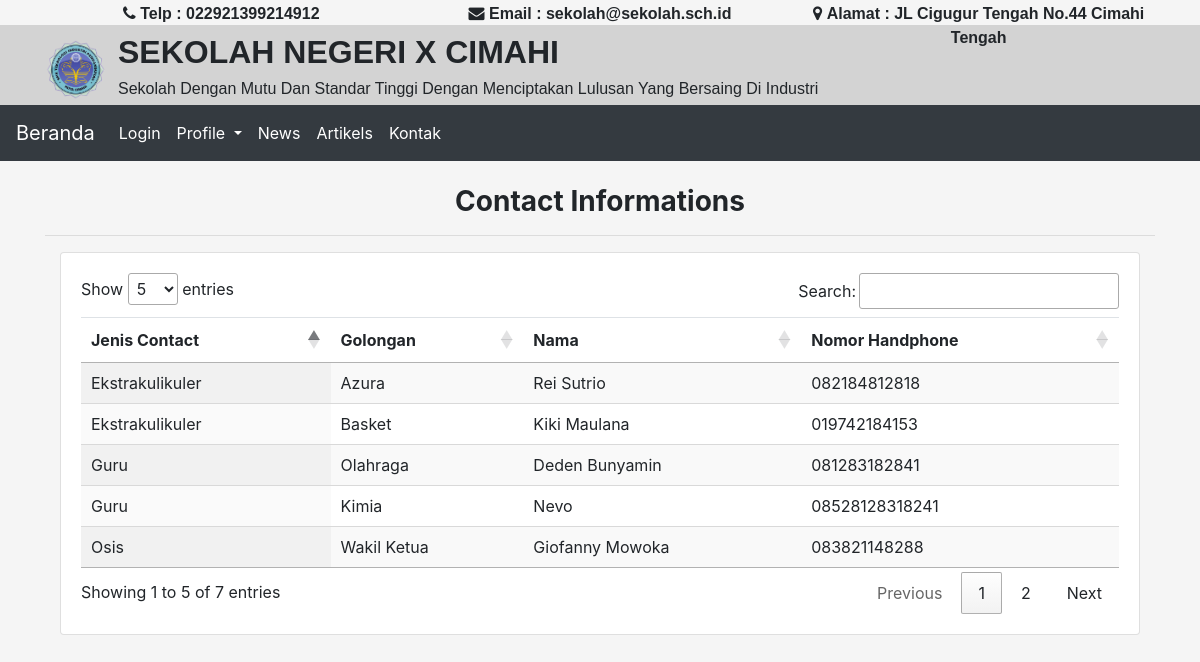
Page /contact/ on the committed database.
### coreApp/models.py (models this page shows, shortened)
class Contact(models.Model):
    JENIS = (
        ('Guru', 'Guru'),
        ('Ekstrakulikuler','Ekstrakulikuler'),
        ('Osis','Osis'),
    )
    jenis_contact = models.CharField(max_length=200, null=True, choices=JENIS)
    nama_jenis = models.CharField(max_length=200, null=True)
    nama = models.CharField(max_length=200, null=True)
    nomor_hp = models.CharField(max_length=200, null=True)

### coreApp/views.py (the view)
# urls.py: path('contact/', views.contact, name='contact'),
def contact(request):
    contact = Contact.objects.all()
    context = {'contact':contact}
    return render(request, 'coreApp/contact.html', context)

### coreApp/templates/coreApp/contact.html (shortened to what this page needs)
{% include 'coreApp/main.html' %}
{% load static %}
{% block content %}
<div class="container">
    <div class="row">
        <div class="col">
            <h3 style="text-align: center;"><strong>Contact Informations</strong></h3>
            <hr>
            <div class="col-md-12">
                <div class="card">
                    <div class="card-body">
                        <table class="table table-stip table-sm display" id="example">
                            <thead>
                                <tr>
                                    <th>Jenis Contact</th>
                                    <th>Golongan</th>
                                    <th>Nama</th>
                                    <th>Nomor Handphone</th>
                                </tr>
                            </thead>
                            <tbody>
                                {% for contact in contact %}
                                <tr>
                                    <td>{{contact.jenis_contact}}</td>
                                    <td>{{contact.nama_jenis}}</td>
                                    <td>{{contact.nama}}</td>
                                    <td>{{contact.nomor_hp}}</td>
                                </tr>
                                {% endfor %}
                            </tbody>
                        </table>
                    </div>
                </div>
            </div>
        </div>
    </div>
</div>
{% endblock content %}

### coreApp/templates/coreApp/main.html (shortened to what this page needs)
<!DOCTYPE html>
<html lang="en">
<head>
    {% load static %}
    <link rel="stylesheet" href="https://stackpath.bootstrapcdn.com/bootstrap/4.3.1/css/bootstrap.min.css">
    <link rel="stylesheet" href="https://stackpath.bootstrapcdn.com/font-awesome/4.7.0/css/font-awesome.min.css">
    <link rel="stylesheet" href="{% static 'css/main.css' %}">
    <link rel="stylesheet" href="{% static 'css/berita.css' %}">
    <link rel="stylesheet" href="{% static 'css/profil-berita.css' %}">
    <link rel="stylesheet" href="https://cdn.datatables.net/1.10.22/css/jquery.dataTables.min.css">
</head>
<body>
    {% include 'coreApp/navbar-title.html' %}
    <br>
</body>
</html>

### coreApp/templates/coreApp/navbar-title.html (shortened to what this page needs)
{% load static %}
<div class="container">
    <div id="nav-slide-1">
        <div class="row" id="nav-row-1">
            <div class="col-sm">
                <p><i class="fa fa-phone" aria-hidden="true"></i>
                    <strong>Telp : 022921399214912</strong></p>
            </div>
            <div class="col-sm">
                <p><i class="fa fa-envelope" aria-hidden="true"></i>
                    <strong>Email : sekolah@sekolah.sch.id</strong></p>
            </div>
            <div class="col-sm">
                <p><i class="fa fa-map-marker" aria-hidden="true"></i>
                    <strong>Alamat : JL Cigugur Tengah No.44 Cimahi Tengah</strong></p>
            </div>
        </div>
    </div>
</div>
<div id="nav-slide-2">
    <div class="container">
        <div id="nav-image-2">
            <table>
                <tr>
                    <th></th>
                    <th></th>
                </tr>
                <tr>
                    <td><img id="image-nav-2" src="{% static 'images/Logo_tip.png' %}" alt="">
                    </td>
                    <td><div id="nav-title">
                        <h2><strong>SEKOLAH NEGERI X CIMAHI</strong></h2>
                        <h6>Sekolah Dengan Mutu Dan Standar Tinggi Dengan Menciptakan Lulusan Yang Bersaing Di Industri</h6>
                    </div></td>
                </tr>
            </table>
        </div>
    </div>
</div>
<nav class="navbar navbar-expand-lg navbar-dark bg-dark">
    <a class="navbar-brand" href="{% url 'home' %}">Beranda</a>
    <div class="collapse navbar-collapse" id="navbarSupportedContent">
    <ul class="navbar-nav mr-auto">
        <li class="nav-item active">
            <a class="nav-link" href="{% url 'login' %}">Login <span class="sr-only">(current)</span></a>
        </li>
        <li class="nav-item active dropdown">
            <a class="nav-link dropdown-toggle" href="#" id="navbarDropdown" role="button" data-toggle="dropdown" aria-haspopup="true" aria-expanded="false">
                Profile
              </a>
        </li>
        <li class="nav-item active">
            <a class="nav-link" href="{% url 'list-berita' %}">News</a>
        </li>
        <li class="nav-item active">
            <a class="nav-link " href="{% url 'list-artikel' %}">Artikels</a>
        </li>
        <li class="nav-item active">
            <a class="nav-link " href="{% url 'contact' %}">Kontak</a>
        </li>
    </ul>
    </div>
</nav>

### static/css/main.css (style rules this page uses)
body { background-color:whitesmoke; }
#nav-slide-1 { height: 25px; background-color: whitesmoke; font-family: sans-serif; font-size: medium; }
#nav-row-1 { text-align: center; justify-content: center; padding: 2px; }
#nav-slide-2 { background-color: #D3D3D3; height: 80px; }
#image-nav-2 { height: 60px; width: 60px; margin-right: 5px; }
#nav-title { margin: auto; padding: 5px; font-family: sans-serif; }

### rows in the picture
Contact: jenis_contact "Osis", nama_jenis "Wakil Ketua", nama "Giofanny Mowoka", nomor_hp "083821148288"
Contact: jenis_contact "Guru", nama_jenis "Olahraga", nama "Deden Bunyamin", nomor_hp "081283182841"
Contact: jenis_contact "Guru", nama_jenis "Kimia", nama "Nevo", nomor_hp "08528128318241"
Contact: jenis_contact "Ekstrakulikuler", nama_jenis "Azura", nama "Rei Sutrio", nomor_hp "082184812818"
Contact: jenis_contact "Ekstrakulikuler", nama_jenis "Basket", nama "Kiki Maulana", nomor_hp "019742184153"
